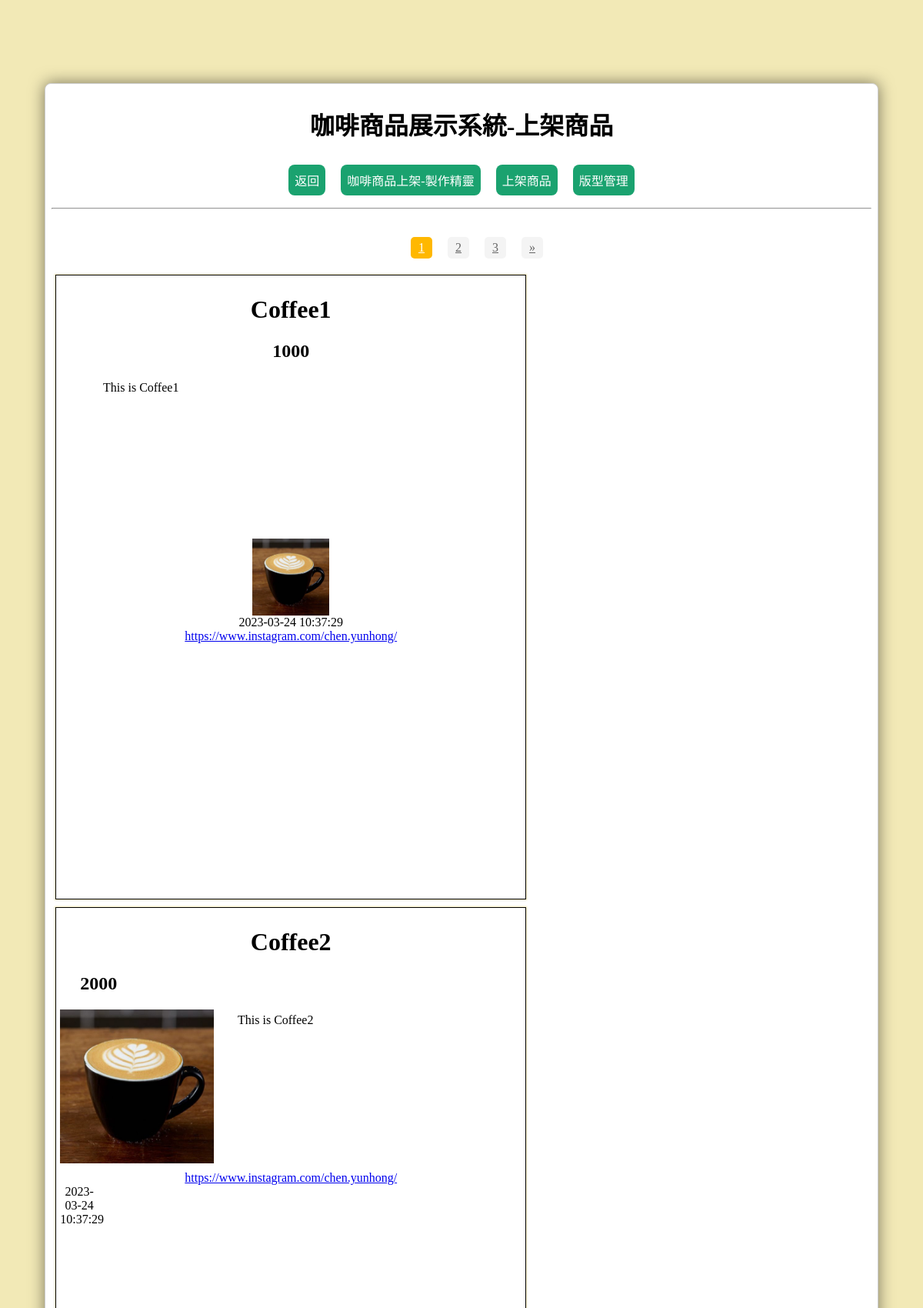
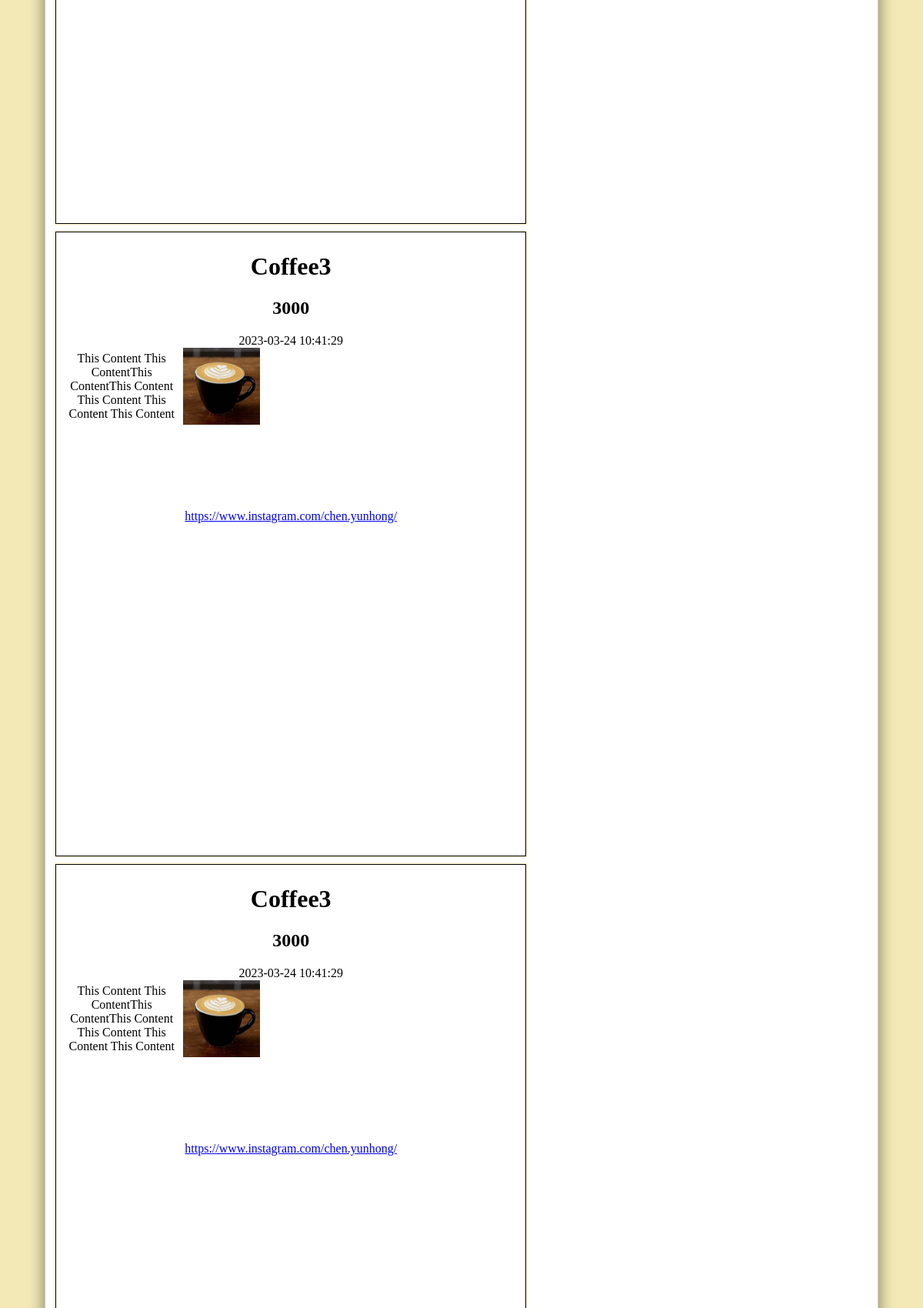
Page /module2-3/index.php (upper part) on the committed database (2 pictures, top to bottom).
### tables this page shows
CREATE TABLE `edms` (
  `id` int NOT NULL,
  `edm_name` text NOT NULL,
  `layout_name` text NOT NULL,
  `title` text NOT NULL,
  `content` text NOT NULL,
  `image` text NOT NULL,
  `link` text NOT NULL,
  `time` datetime NOT NULL DEFAULT CURRENT_TIMESTAMP
);

CREATE TABLE `layouts` (
  `id` int NOT NULL,
  `layout_name` text NOT NULL,
  `layout_path` text NOT NULL
);

### module2-3/index.php (the view, shortened to what this page needs)
<?php
include('config.php');
$items_per_page = 4;
$query = "SELECT COUNT(*) FROM `edms`";
$results = mysqli_query($mysqli, $query);
$total_items = mysqli_fetch_array($results)[0];
$total_pages = ceil($total_items / $items_per_page);
$current_page = isset($_GET['page']) ? intval($_GET['page']) : 1;
$start_index = ($current_page - 1) * $items_per_page;
$query = "SELECT * FROM `edms` LIMIT $start_index, $items_per_page";
$results = mysqli_query($mysqli, $query);
?>
<!DOCTYPE html PUBLIC "-//W3C//DTD XHTML 1.0 Transitional//EN" "http://www.w3.org/TR/xhtml1/DTD/xhtml1-transitional.dtd">
<html xmlns="http://www.w3.org/1999/xhtml">
<head>
</head>
<link href="style.css" rel="stylesheet" type="text/css" />
<body>
	<div class="main" style="text-align:center">
		<h1>咖啡商品展示系統-上架商品</h1>
		<input type="button" value="返回" onclick="location.href='../index.php'">
		<input type="button" value="咖啡商品上架-製作精靈" onclick="warning()">
		<input type="button" value="上架商品" onclick="location.href='edm-index.php'">
		<input type="button" value="版型管理" onclick="location.href='layout-index.php'">
		<hr>
		<div class="pagination">
			<ul>
				<?php for ($i = 1; $i <= $total_pages; $i++) : ?>
					<?php if ($i == $current_page) : ?>
						<li class="active"><a href="#"><?php echo $i; ?></a></li>
					<?php else : ?>
						<li><a href="?page=<?php echo $i; ?>"><?php echo $i; ?></a></li>
					<?php endif; ?>
				<?php endfor; ?>
				<?php if ($current_page != $total_pages) : ?>
					<li><a href="?page=<?php echo $next_page; ?>">&raquo;</a></li>
				<?php endif; ?>
			</ul>
		</div>
		<div class="edm-container" style="display: flex; width:100%; flex-wrap:wrap;">
			<?php
			while ($edm = mysqli_fetch_array($results)) {
				$r = mysqli_query($mysqli, "select * from `layouts` where `layout_name` = '$edm[layout_name]'");
				$lay = mysqli_fetch_array($r);
				$html = file_get_contents($lay['layout_path'], true);
				$html = str_replace(['Time', 'Name', 'Cost', 'Content', 'images/', '###', 'Link'], [$edm['time'], $edm['edm_name'], $edm['title'], $edm['content'], $edm['image'], $edm['link'], $edm['link']], $html);
			?>
				<div id="<?= $edm['id'] ?>">
					<?= $html ?>
				</div>
			<?php
			}
			?>
		</div>
	</div>
</body>
</html>

### module2-3/style.css (style rules this page uses)
body { font-family:"微軟正黑體"; font-size:16px; background-color:rgba(237, 223, 147, 0.674);; }
.main { padding:8px; margin:0 auto; position:relative; width:90%; top:100px; background-color:#FFF; border:1px solid #CCC; border-radius:8px; box-shadow:0 0 20px 0 rgba(0,0,0,0.5); }
#article { border: 1px solid black ; box-shadow:0 0 2px 1px rgba(237, 223, 147, 0.674); }
[type=submit],[type=reset],[type=button] { border:none; padding:8px; margin:8px; background-color:#1AA26F; color:white; font-size:16px; font-family:"微軟正黑體"; border-radius:8px; }

### module2-3/index.php (style rules this page uses)
.pagination { margin-top: 20px; display: flex; justify-content: center; align-items: center; font-size: 16px; }
.pagination ul { list-style: none; display: flex; justify-content: center; align-items: center; }
.pagination li { margin: 0 10px; display: inline-block; }
.pagination li a { display: block; padding: 5px 10px; background-color: #F4F4F4; color: #666; border-radius: 5px; }
.pagination li a:hover, .pagination li.active a { background-color: #FFB800; color: #FFF; cursor: pointer; }

### rows in the picture
edms: html "Coffee1 1000 This is Coffee1 2023-03-24 10:37:29 https://www.instagram.com/chen.yunhong/", time+edm_name+title (picture)
edms: html "Coffee2 2000 This is Coffee2 https://www.instagram.com/chen.yunhong/ 2023-03-24 10:37:29", time+edm_name+title (picture)
edms: html "Coffee3 3000 2023-03-24 10:41:29 This Content This ContentThis ContentThis Content This Content This Content This Content https://www.instagram.com/chen.yunhong/", time+edm_name+title (picture)
edms: html "Coffee3 3000 2023-03-24 10:41:29 This Content This ContentThis ContentThis Content This Content This Content This Content https://www.instagram.com/chen.yunhong/", time+edm_name+title (picture)
